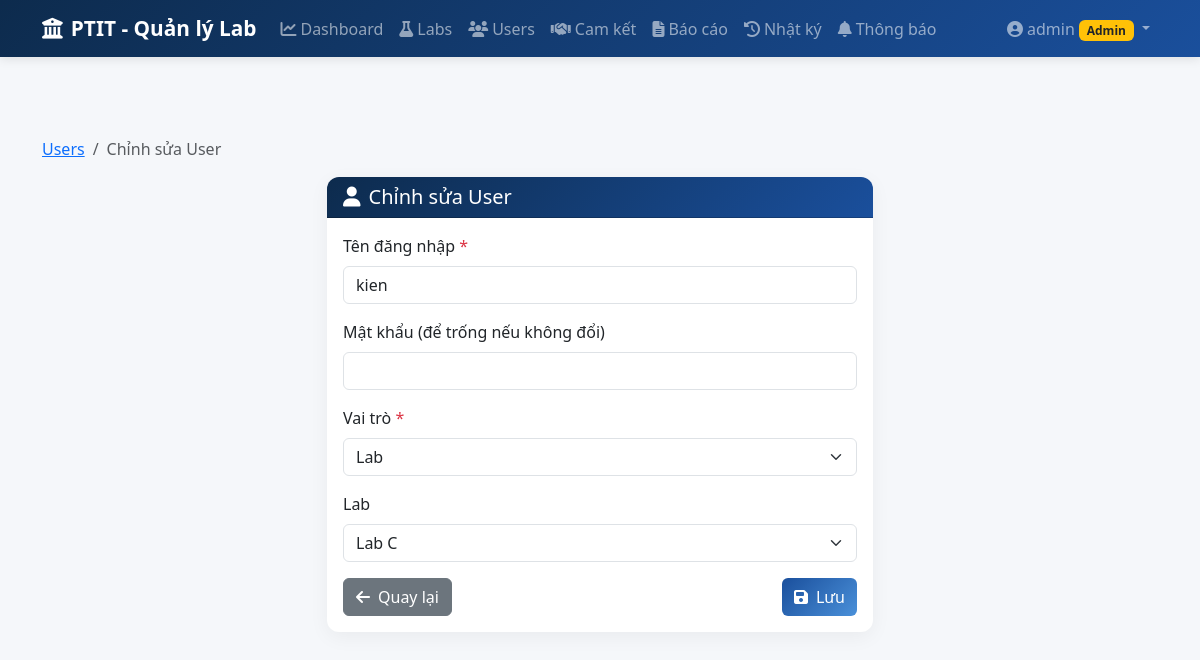
/users/edit/6 (signed in), run on the app's committed database.
### models.py (models this page shows, shortened)
class User(UserMixin, db.Model):
    __tablename__ = 'users'
    id = db.Column(db.Integer, primary_key=True)
    username = db.Column(db.String(50), unique=True, nullable=False)
    password_hash = db.Column(db.String(200), nullable=False)
    role = db.Column(db.String(20), nullable=False)  # 'admin' or 'lab'
    lab_id = db.Column(db.Integer, db.ForeignKey('labs.id', ondelete='SET NULL'), nullable=True)
    def is_admin(self):
        return self.role == 'admin'

class Lab(db.Model):
    __tablename__ = 'labs'
    id = db.Column(db.Integer, primary_key=True)
    name = db.Column(db.String(100), nullable=False)
    description = db.Column(db.Text)
    manager_name = db.Column(db.String(100))
    email = db.Column(db.String(100))
    created_at = db.Column(db.DateTime, default=datetime.utcnow)
    users = db.relationship('User', backref='lab', lazy=True)
    commitments = db.relationship('Commitment', backref='lab', lazy=True, cascade='all, delete-orphan')

### app.py (the view, shortened to what this page needs)
@app.route('/users/edit/<int:user_id>', methods=['GET', 'POST'])
@login_required
def users_edit(user_id):
    if not current_user.is_admin():
        flash('Bạn không có quyền truy cập trang này.', 'danger')
        return redirect(url_for('dashboard'))
    user = User.query.get_or_404(user_id)
    labs = Lab.query.all()
    return render_template('users/form.html', user=user, labs=labs, action='Chỉnh sửa User')

### app.py (called while the page is built)
@login_manager.user_loader
def load_user(user_id):
    return User.query.get(int(user_id))

def get_csrf_token():
    return generate_csrf_token()

@app.before_request
def csrf_protect():
    if request.method in ('POST', 'PUT', 'DELETE'):
        if request.endpoint == 'login':
            return
        token = request.form.get('_csrf_token') or request.headers.get('X-CSRF-Token')
        if not validate_csrf_token(token):
            flash('Yêu cầu không hợp lệ (CSRF token không đúng). Vui lòng thử lại.', 'danger')
            return redirect(request.referrer or url_for('dashboard'))

### csrf_utils.py (called while the page is built)
def generate_csrf_token():
    from flask import session
    if '_csrf_token' not in session:
        session['_csrf_token'] = secrets.token_hex(32)
    return session['_csrf_token']

### templates/users/form.html (shortened to what this page needs)
{% extends "base.html" %}
{% block content %}
<nav aria-label="breadcrumb" class="mb-3">
    <ol class="breadcrumb">
        <li class="breadcrumb-item"><a href="{{ url_for('users_list') }}">Users</a></li>
        <li class="breadcrumb-item active">{{ action }}</li>
    </ol>
</nav>
<div class="row justify-content-center">
    <div class="col-lg-6">
        <div class="card">
            <div class="card-header">
                <h5 class="mb-0">
                    <i class="fas fa-user me-2"></i>{{ action }}
                </h5>
            </div>
            <div class="card-body">
                <form method="POST">
                    <div class="mb-3">
                        <label for="username" class="form-label">Tên đăng nhập <span class="text-danger">*</span></label>
                        <input type="text" class="form-control" id="username" name="username"
                               value="{{ user.username if user else '' }}" required>
                    </div>
                    <div class="mb-3">
                        <label for="password" class="form-label">
                            Mật khẩu {% if not user %}<span class="text-danger">*</span>{% else %}(để trống nếu không đổi){% endif %}
                        </label>
                        <input type="password" class="form-control" id="password" name="password" {{ 'required' if not user else '' }}>
                    </div>
                    <div class="mb-3">
                        <label for="role" class="form-label">Vai trò <span class="text-danger">*</span></label>
                        <select class="form-select" id="role" name="role" required>
                            <option value="lab" {% if user and user.role == 'lab' %}selected{% endif %}>Lab</option>
                        </select>
                    </div>
                    <div class="mb-3" id="labSelect">
                        <label for="lab_id" class="form-label">Lab</label>
                        <select class="form-select" id="lab_id" name="lab_id">
                            {% for lab in labs %}
                            <option value="{{ lab.id }}" {% if user and user.lab_id == lab.id %}selected{% endif %}>
                                {{ lab.name }}
                            </option>
                            {% endfor %}
                        </select>
                    </div>
                    <div class="d-flex justify-content-between">
                        <a href="{{ url_for('users_list') }}" class="btn btn-secondary">
                            <i class="fas fa-arrow-left me-2"></i>Quay lại
                        </a>
                        <button type="submit" class="btn btn-primary">
                            <i class="fas fa-save me-2"></i>Lưu
                        </button>
                    </div>
                </form>
            </div>
        </div>
    </div>
</div>
{% endblock %}

### templates/base.html (shortened to what this page needs)
<!DOCTYPE html>
<html lang="vi">
<head>
    <link href="https://cdn.jsdelivr.net/npm/bootstrap@5.3.2/dist/css/bootstrap.min.css" rel="stylesheet">
    <link href="https://cdnjs.cloudflare.com/ajax/libs/font-awesome/6.5.1/css/all.min.css" rel="stylesheet">
    <link href="https://cdn.jsdelivr.net/npm/bootstrap-icons@1.11.2/font/bootstrap-icons.css" rel="stylesheet">
    <link href="{{ url_for('static', filename='css/style.css') }}" rel="stylesheet">
</head>
<body>
    {% if current_user.is_authenticated %}
    <nav class="navbar navbar-expand-lg navbar-dark bg-ptit">
        <div class="container">
            <a class="navbar-brand" href="{{ url_for('dashboard') }}">
                <i class="fas fa-university me-2"></i>PTIT - Quản lý Lab
            </a>
            <div class="collapse navbar-collapse" id="navbarNav">
                <ul class="navbar-nav me-auto">
                    <li class="nav-item">
                        <a class="nav-link" href="{{ url_for('dashboard') }}">
                            <i class="fas fa-chart-line me-1"></i>Dashboard
                        </a>
                    </li>
                    {% if current_user.is_admin() %}
                    <li class="nav-item">
                        <a class="nav-link" href="{{ url_for('labs_list') }}">
                            <i class="fas fa-flask me-1"></i>Labs
                        </a>
                    </li>
                    <li class="nav-item">
                        <a class="nav-link" href="{{ url_for('users_list') }}">
                            <i class="fas fa-users me-1"></i>Users
                        </a>
                    </li>
                    {% endif %}
                    <li class="nav-item">
                        <a class="nav-link" href="{{ url_for('commitments_list') }}">
                            <i class="fas fa-handshake me-1"></i>Cam kết
                        </a>
                    </li>
                    {% if current_user.is_admin() %}
                    <li class="nav-item">
                        <a class="nav-link" href="{{ url_for('reports') }}">
                            <i class="fas fa-file-alt me-1"></i>Báo cáo
                        </a>
                    </li>
                    <li class="nav-item">
                        <a class="nav-link" href="{{ url_for('activity_logs') }}">
                            <i class="fas fa-history me-1"></i>Nhật ký
                        </a>
                    </li>
                    {% endif %}
                    <li class="nav-item">
                        <a class="nav-link position-relative" href="{{ url_for('notifications') }}">
                            <i class="fas fa-bell me-1"></i>Thông báo
                        </a>
                    </li>
                </ul>
                <ul class="navbar-nav">
                    <li class="nav-item dropdown">
                        <a class="nav-link dropdown-toggle" href="#" data-bs-toggle="dropdown">
                            <i class="fas fa-user-circle me-1"></i>{{ current_user.username }}
                            {% if current_user.is_admin() %}
                            <span class="badge bg-warning text-dark">Admin</span>
                            {% else %}
                            <span class="badge bg-info">Lab</span>
                            {% endif %}
                        </a>
                    </li>
                </ul>
            </div>
        </div>
    </nav>
    {% endif %}
    <main class="{% if current_user.is_authenticated %}main-content{% endif %}">
        <div class="container">
            {% block content %}{% endblock %}
        </div>
    </main>
</body>
</html>

### static/css/style.css (style rules this page uses)
:root { --ptit-blue: #1a4f9c; --ptit-light-blue: #4a90d9; --ptit-dark: #0d2b4d; }
body { background-color: #f5f7fa; font-family: 'Segoe UI', Tahoma, Geneva, Verdana, sans-serif; min-height: 100vh; }
.main-content { padding-top: 80px; padding-bottom: 40px; }
.navbar.bg-ptit { background: linear-gradient(135deg, var(--ptit-dark) 0%, var(--ptit-blue) 100%); box-shadow: 0 2px 10px rgba(0,0,0,0.1); }
.navbar-brand { font-weight: 700; font-size: 1.3rem; }
.nav-link { font-weight: 500; transition: all 0.3s; }
.card { border: none; border-radius: 12px; box-shadow: 0 5px 20px rgba(0,0,0,0.05); }
.card-header { background: linear-gradient(135deg, var(--ptit-dark), var(--ptit-blue)); color: white; border-radius: 12px 12px 0 0 !important; font-weight: 600; }
.btn-primary { background: linear-gradient(135deg, var(--ptit-blue), var(--ptit-light-blue)); border: none; }

### data on the page
User: username "admin"
User: username "kien", role "Lab", lab_id "Lab C"

### other printed values
{{ action }} "Chỉnh sửa User"
